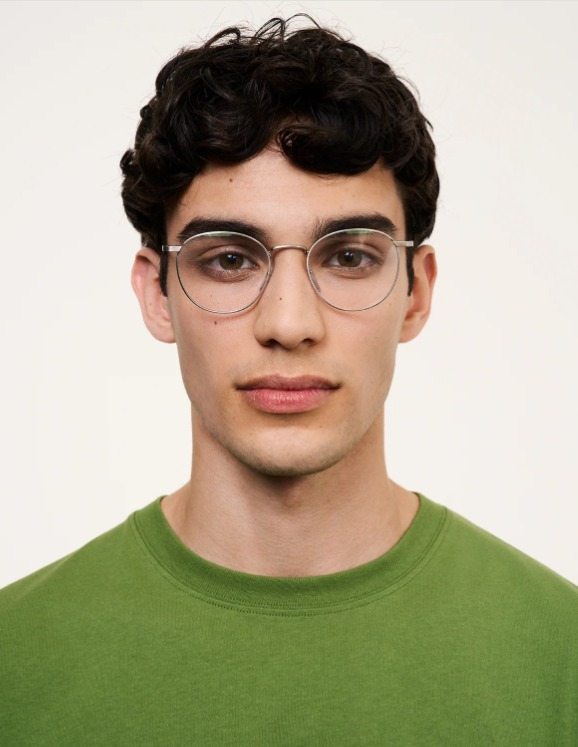
#> input picture images/1.jpeg, 578 x 747 px; its folder holds only this picture in this run
$ python mainf.py
#> lines starting #> are read from the running program, lines starting #| are printed output that depends on the picture
#!/usr/bin/env python3
"""
Aggressive Eyeglass Detection (No-Fail Edition)
----------------------------------------
Priorities:
1. Detection Rate > Aesthetics. (Find it even if it's messy).
2. Heavy Morphological Closing to connect broken frames.
3. Retry Mechanism: If strict parameters fail, retry with relaxed ones.
4. RETR_TREE: Look for inner frame boundaries if outer ones are lost.

Author: Senior CV Engineer (AI Assistant)
"""

import glob
import os
import shutil
from pathlib import Path
import cv2
import numpy as np

# --- Configuration ---
INPUT_FOLDER = 'images'
OUTPUT_FOLDER = 'output'
FACE_CASCADE_PATH = 'haarcascades/haarcascade_frontalface_default.xml'

os.makedirs(OUTPUT_FOLDER, exist_ok=True)

def clear_output_dir():
    output_path = Path(OUTPUT_FOLDER)
    output_path.mkdir(parents=True, exist_ok=True)
    for item in output_path.iterdir():
        try:
            if item.is_file() or item.is_symlink():
                item.unlink()
            elif item.is_dir():
                shutil.rmtree(item)
        except OSError:
            pass

def load_face_cascade():
    face_path = Path(FACE_CASCADE_PATH)
    if not face_path.exists():
        face_path = Path(cv2.data.haarcascades) / 'haarcascade_frontalface_default.xml'
    return cv2.CascadeClassifier(str(face_path))

def find_frame_candidate(roi_gray, sensitivity='normal'):
    """
    Core detection logic with variable sensitivity.
    """
    # 1. Ön İşleme
    # Bilateral filtre kenarları korur ama gürültüyü atar
    blurred = cv2.bilateralFilter(roi_gray, 9, 75, 75)

    # CLAHE ile kontrastı patlat (Koyu çerçeveleri ortaya çıkar)
    clip_limit = 2.0 if sensitivity == 'normal' else 4.0
    clahe = cv2.createCLAHE(clipLimit=clip_limit, tileGridSize=(8,8))
    enhanced = clahe.apply(blurred)

    # 2. Kenar Tespiti (Canny)
    # Hassas modda eşikleri düşür
    v = np.median(enhanced)
    sigma = 0.33 if sensitivity == 'normal' else 0.50 # Daha geniş aralık
    lower = int(max(0, (1.0 - sigma) * v))
    upper = int(min(255, (1.0 + sigma) * v))
    edges = cv2.Canny(enhanced, lower, upper)

    # 3. Morfolojik Kapatma (Boşluk Doldurma)
    # Çerçeve kırıksa birleştir. Yatay kernel kullanıyoruz.
    k_size = (3, 3) if sensitivity == 'normal' else (5, 5) # Hassas modda daha kalın birleştir
    kernel = cv2.getStructuringElement(cv2.MORPH_ELLIPSE, k_size)
    closed = cv2.morphologyEx(edges, cv2.MORPH_CLOSE, kernel, iterations=2)

    # 4. Kontur Arama
    # RETR_TREE: İç içe geçmiş her şeyi bul
    contours, _ = cv2.findContours(closed, cv2.RETR_TREE, cv2.CHAIN_APPROX_SIMPLE)

    h_roi, w_roi = roi_gray.shape
    roi_area = h_roi * w_roi

    candidates = []

    for cnt in contours:
        area = cv2.contourArea(cnt)
        x, y, w, h = cv2.boundingRect(cnt)
        aspect = float(w) / h

        # --- FİLTRELER ---
        # Normal modda sıkı, gevşek modda toleranslı filtreler
        min_area_ratio = 0.05 if sensitivity == 'normal' else 0.02
        max_area_ratio = 0.60 if sensitivity == 'normal' else 0.80
        min_aspect = 0.8 if sensitivity == 'normal' else 0.5
        max_aspect = 4.0 if sensitivity == 'normal' else 6.0

        if area < roi_area * min_area_ratio: continue
        if area > roi_area * max_area_ratio: continue
        if not (min_aspect < aspect < max_aspect): continue

        # Konum Filtresi (Kaş Kontrolü)
        # Sadece çok bariz kaşları at (en tepedekiler)
        if y < h_roi * 0.05: continue

        # Adayı kaydet (Alan büyüklüğüne göre)
        candidates.append((area, cnt))

    # En büyük alanı döndür
    if candidates:
        candidates.sort(key=lambda x: x[0], reverse=True)
        return candidates[0][1] # En iyi konturu döndür

    return None

def process_single_eye_roi(roi_gray, roi_color, offset_x, offset_y):
    if roi_gray.size == 0: return 0

    # PLAN A: Normal Hassasiyet (Temiz görüntü arar)
    best_cnt = find_frame_candidate(roi_gray, sensitivity='normal')

    # PLAN B: Eğer Plan A başarısızsa, "Aggressive Mode" aç (Daha toleranslı)
    if best_cnt is None:
        best_cnt = find_frame_candidate(roi_gray, sensitivity='relaxed')

    if best_cnt is not None:
        # Şekli düzgünleştirmek için Convex Hull (Lastik Bant) kullan
        # Bu, kırık parçaları birleştirip bütün bir çerçeve gibi gösterir
        hull = cv2.convexHull(best_cnt)

        contour_offset = hull + [offset_x, offset_y]

        # Çizim (Cyan, Kalınlık 2)
        cv2.drawContours(roi_color, [contour_offset], -1, (255, 255, 0), 2)
        return 1

    return 0

def process_image(img_path, face_cascade):
#> called with img_path = 'images/1.jpeg'
    input_path = Path(img_path)
    filename = input_path.name
    img = cv2.imread(str(input_path))
#> img is the input picture: shape (747, 578, 3); mean B, G, R 140.9, 167.2, 173.2

    if img is None: return

    # Standart boyutlandırma
    if img.shape[1] > 1000:
        scale = 1000 / img.shape[1]
        img = cv2.resize(img, None, fx=scale, fy=scale)

    gray = cv2.cvtColor(img, cv2.COLOR_BGR2GRAY)
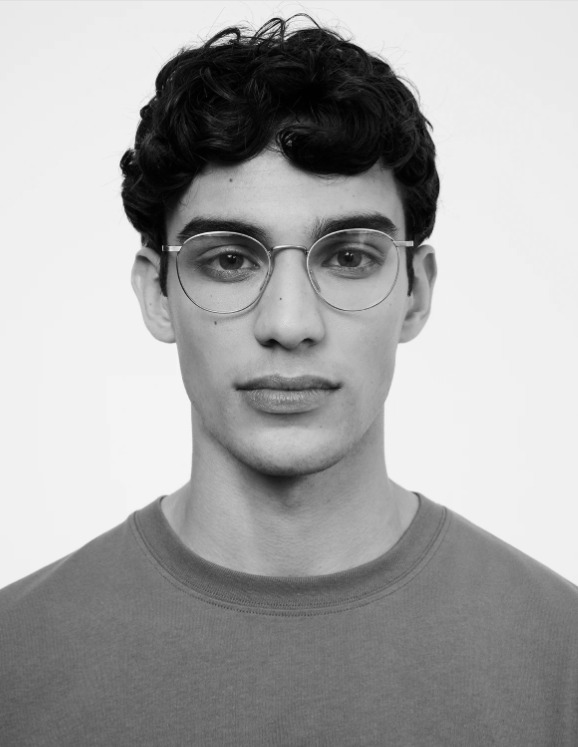
#> gray: shape (747, 578); min 0, max 249, mean 166

    # Yüz Tespiti
    faces = face_cascade.detectMultiScale(gray, 1.1, 5)
#> faces = [[109, 118, 358, 358]]

    # Fallback: Yüz bulunamazsa
    if len(faces) == 0:
        h, w = img.shape[:2]
        faces = [[int(w*0.25), int(h*0.2), int(w*0.5), int(h*0.6)]]

    # En büyük yüz
    if len(faces) > 0:
         faces = sorted(faces, key=lambda f: f[2] * f[3], reverse=True)

    total_hulls = 0
    for (fx, fy, fw, fh) in faces:
        # Göz Şeridi
        roi_y_start = int(fy + fh * 0.18)
        roi_y_end = int(fy + fh * 0.55)
        roi_x_mid = int(fx + fw / 2)

        coords = [
            (fx, roi_y_start, roi_x_mid, roi_y_end, fx, roi_y_start),      # SOL
            (roi_x_mid, roi_y_start, fx+fw, roi_y_end, roi_x_mid, roi_y_start) # SAĞ
        ]

        for (x1, y1, x2, y2, off_x, off_y) in coords:
            y1=max(0, y1); y2=min(gray.shape[0], y2)
            x1=max(0, x1); x2=min(gray.shape[1], x2)

            roi_g = gray[y1:y2, x1:x2]

            # ROI çok küçükse atla (Hata önleyici)
            if roi_g.size == 0 or roi_g.shape[0] < 10 or roi_g.shape[1] < 10:
                continue

            total_hulls += process_single_eye_roi(roi_g, img, off_x, off_y)
#> this loop made 1 pass
#> (fx, fy, fw, fh, roi_y_start, roi_y_end, roi_x_mid) on pass 1: (109, 118, 358, 358, 182, 314, 288)
#> pass 1, in find_frame_candidate, `blurred = cv2.bilateralFilter(roi_gray, 9, 75, 75)`:
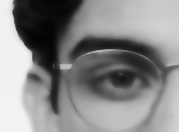
#> blurred: shape (132, 179); min 3, max 242, mean 135.9
#> pass 1, in find_frame_candidate, `enhanced = clahe.apply(blurred)`:
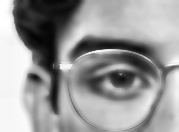
#> enhanced: shape (132, 179); min 4, max 255, mean 152.7
#> pass 1, in find_frame_candidate, `edges = cv2.Canny(enhanced, lower, upper)`:
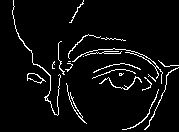
#> edges: shape (132, 179); 5% white in thin lines or dots
#> pass 1, in find_frame_candidate, `closed = cv2.morphologyEx(edges, cv2.MORPH_CLOSE, kernel, iterations=2)`:
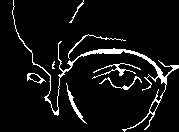
#> closed: shape (132, 179); 6.7% white in thin lines or dots
#> after the loop:
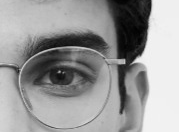
#> roi_g: shape (132, 179); min 1, max 245, mean 152.3
#> after the loop, total_hulls = 0

    output_path = Path(OUTPUT_FOLDER) / f"{input_path.stem}_aggressive{input_path.suffix}"
    cv2.imwrite(str(output_path), img)

    if total_hulls > 0:
        print(f"[BASARILI] {filename} -> {total_hulls} çerçeve bulundu.")
    else:
        print(f"[UYARI] {filename} -> Tüm denemelere rağmen bulunamadı.")

def main():
    print("--- Starting AGGRESSIVE DETECTION Pipeline ---")
    try:
        face_cascade = load_face_cascade()
    except Exception:
        return
    clear_output_dir()

    image_files = []
    for ext in ['*.jpg', '*.jpeg', '*.png', '*.webp']:
        image_files.extend(glob.glob(os.path.join(INPUT_FOLDER, ext)))

    for img_path in image_files:
        process_image(img_path, face_cascade)
    print("--- Bitti ---")

if __name__ == "__main__":
    main()
